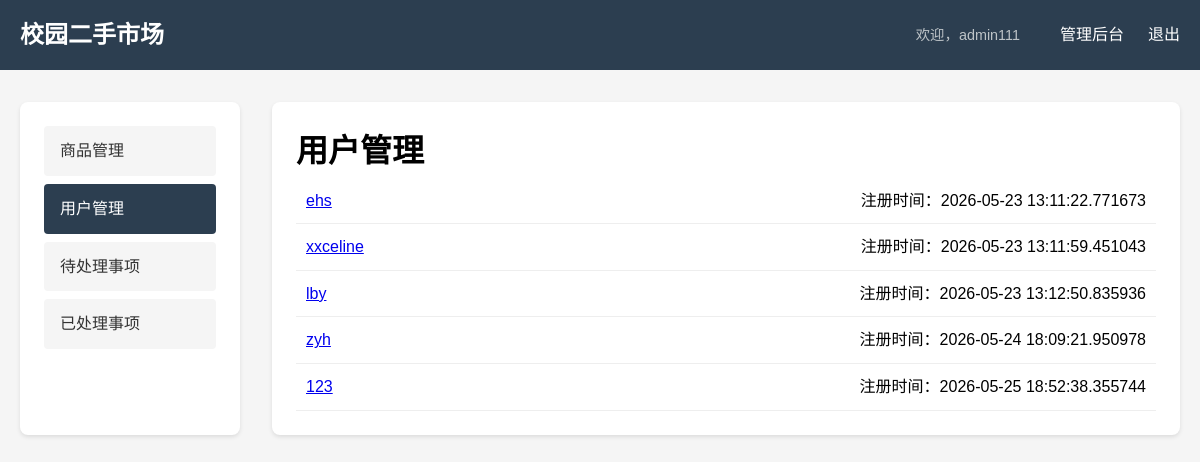
The app's page /admin/users (signed in) with its own data.
### models.py (models this page shows, shortened)
class User(db.Model):
    id = db.Column(db.Integer, primary_key=True)
    username = db.Column(db.String(50), unique=True, nullable=False)
    password = db.Column(db.String(100), nullable=False)
    phone = db.Column(db.String(20), nullable=False)
    wechat = db.Column(db.String(50), nullable=True, default='')
    qq = db.Column(db.String(20), nullable=True, default='')
    avatar = db.Column(db.String(200), default='default_avatar.png')
    is_admin = db.Column(db.Boolean, default=False)          # 是否为管理员
    create_time = db.Column(db.DateTime, default=datetime.now)
    items = db.relationship('Item', backref='seller', lazy=True)
    cart_items = db.relationship('Cart', backref='user', lazy=True)
    orders = db.relationship('Order', backref='buyer', lazy=True)
    notifications = db.relationship('Notification', backref='user', lazy=True)
    reports_made = db.relationship('Report', foreign_keys='Report.reporter_id', backref='reporter', lazy=True)

### app.py (the view)
@app.route('/admin/users')
def admin_users():
    if not session.get('is_admin'):
        abort(403)
    users = User.query.filter_by(is_admin=False).all()
    return render_template('admin_users.html', users=users)

### app.py (called while the page is built)
def get_cart_count():
    if 'user_id' in session:
        return Cart.query.filter_by(user_id=session['user_id']).count()
    return 0

def get_unread_notification_count():
    if 'user_id' in session:
        return Notification.query.filter_by(user_id=session['user_id'], is_read=False).count()
    return 0

def get_unhandled_reports_count():
    if session.get('is_admin'):
        return Report.query.filter_by(status='待处理').count()
    return 0

@app.context_processor
def inject_common():
    return dict(
        cart_count=get_cart_count(),
        notif_count=get_unread_notification_count(),   # 注意：函数名正确
        is_admin=session.get('is_admin', False),
        unhandled_reports_count=get_unhandled_reports_count()   # 新增
    )

@app.context_processor
def inject_common():
    return dict(
        cart_count=get_cart_count(),
        notif_count=get_unread_notification_count(),   # 注意：函数名正确
        is_admin=session.get('is_admin', False),
        unhandled_reports_count=get_unhandled_reports_count()   # 新增
    )

### templates/admin_users.html (shortened to what this page needs)
{% extends "base.html" %}
{% block content %}
<div class="admin-layout">
    <div class="admin-sidebar">
        <ul>
            <li><a href="{{ url_for('admin_items') }}">商品管理</a></li>
            <li><a href="{{ url_for('admin_users') }}" class="active">用户管理</a></li>
            <li><a href="{{ url_for('admin_reports_pending') }}">待处理事项</a></li>
            <li><a href="{{ url_for('admin_reports_handled') }}">已处理事项</a></li>
        </ul>
    </div>
    <div class="admin-content">
        <h1>用户管理</h1>
        <div class="users-list">
            {% for user in users %}
            <div class="user-row">
                <a href="{{ url_for('admin_user_detail', user_id=user.id) }}">{{ user.username }}</a>
                <span>注册时间：{{ user.create_time }}</span>
            </div>
            {% else %}
            <p>暂无用户</p>
            {% endfor %}
        </div>
    </div>
</div>
{% endblock %}

### static/css/style.css (style rules this page uses)
* { margin: 0; padding: 0; box-sizing: border-box; }
body { font-family: Arial, sans-serif; line-height: 1.6; background-color: #f5f5f5; padding-bottom: 80px; }

### templates/admin_users.html (style rules this page uses)
.admin-layout { display: flex; gap: 2rem; }
.admin-sidebar { width: 220px; background: white; border-radius: 8px; padding: 1.5rem; box-shadow: 0 2px 4px rgba(0,0,0,0.1); }
.admin-sidebar ul { list-style: none; }
.admin-sidebar li { margin-bottom: 0.5rem; }
.admin-sidebar a { display: block; padding: 0.75rem 1rem; background: #f5f5f5; border-radius: 4px; text-decoration: none; color: #333; }
.admin-sidebar a.active { background: #2c3e50; color: white; }
.admin-content { flex: 1; background: white; border-radius: 8px; padding: 1.5rem; box-shadow: 0 2px 4px rgba(0,0,0,0.1); }
.user-row { padding: 10px; border-bottom: 1px solid #eee; display: flex; justify-content: space-between; }

### records on screen
User: username "ehs", create_time "2026-05-23 13:11:22.771673"
User: username "xxceline", create_time "2026-05-23 13:11:59.451043"
User: username "lby", create_time "2026-05-23 13:12:50.835936"
User: username "zyh", create_time "2026-05-24 18:09:21.950978"
User: username "123", create_time "2026-05-25 18:52:38.355744"

### other values on screen
{{ session.username }} "admin111"
